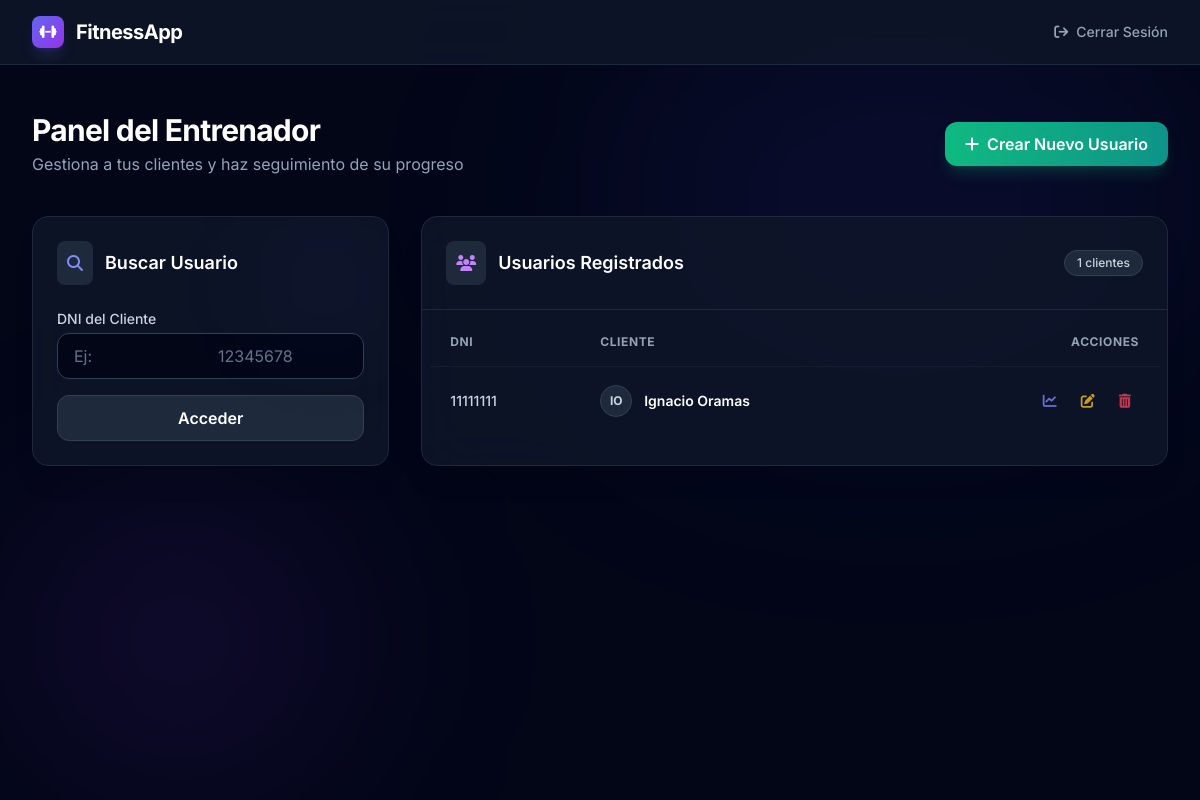
The app's page /dashboard_entrenador (signed in) with its own data.
### tables this page shows
CREATE TABLE Usuarios (
    id INTEGER PRIMARY KEY AUTOINCREMENT,
    dni TEXT UNIQUE NOT NULL,
    nombre TEXT NOT NULL,
    apellido TEXT NOT NULL,
    altura FLOAT NOT NULL,
    peso_inicial FLOAT NOT NULL,
    peso_ideal FLOAT,
    entrenador_id INTEGER,
    FOREIGN KEY (entrenador_id) REFERENCES Entrenador (id)
);

### index.py (the view)
@app.route('/dashboard_entrenador', methods=['GET', 'POST'])
def dashboard_entrenador():
    if 'user_id' not in session:
        return redirect('/login')
    form = AccesoUsuarioForm()
    usuarios = obtener_usuarios_entrenador(session['user_id'])
    if form.validate_on_submit():
        usuario = obtener_usuario_por_dni(form.dni.data)
        if usuario:
            return redirect(f'/dashboard_usuario/{usuario["dni"]}')
        flash('Usuario no encontrado', 'error')
    return render_template('dashboard_entrenador.html', form=form, usuarios=usuarios)

### index.py
class AccesoUsuarioForm(FlaskForm):
    dni = StringField('DNI del Usuario', validators=[DataRequired()])
    submit = SubmitField('Acceder')

### database.py (called while the page is built)
def get_db():
    conn = sqlite3.connect(DATABASE, timeout=20.0)
    conn.row_factory = sqlite3.Row
    return conn

def obtener_usuarios_entrenador(entrenador_id):
    conn = get_db()
    usuarios = conn.execute('SELECT * FROM Usuarios WHERE entrenador_id = ?', (entrenador_id,)).fetchall()
    conn.close()
    return usuarios

### templates/dashboard_entrenador.html (shortened to what this page needs)
<!DOCTYPE html>
<html lang="es">
<head>
    <script src="https://cdn.tailwindcss.com"></script>
    <link rel="stylesheet" href="https://cdnjs.cloudflare.com/ajax/libs/font-awesome/6.4.0/css/all.min.css">
</head>
<body class="bg-slate-950 text-slate-200 min-h-screen flex flex-col items-center">
    <nav class="w-full bg-slate-900/80 backdrop-blur-xl border-b border-slate-800 fixed top-0 z-50">
        <div class="max-w-7xl mx-auto px-4 sm:px-6 lg:px-8">
            <div class="flex items-center justify-between h-16">
                <div class="flex items-center gap-3">
                    <div
                        class="w-8 h-8 rounded-lg bg-gradient-to-br from-indigo-500 to-purple-600 flex items-center justify-center shadow-lg shadow-indigo-500/20">
                        <i class="fa-solid fa-dumbbell text-white text-sm"></i>
                    </div>
                    <span class="font-bold text-xl text-white tracking-tight">FitnessApp</span>
                </div>
                <div>
                    <a href="/logout"
                        class="text-sm font-medium text-slate-400 hover:text-white transition-colors flex items-center gap-2">
                        <i class="fa-solid fa-arrow-right-from-bracket"></i> Cerrar Sesión
                    </a>
                </div>
            </div>
        </div>
    </nav>
    <main class="w-full max-w-7xl mx-auto px-4 sm:px-6 lg:px-8 pt-28 pb-12 flex-1 relative">
        <div
            class="absolute top-0 right-0 w-[50%] h-[50%] rounded-full bg-indigo-600/10 blur-[120px] -z-10 pointer-events-none">
        </div>
        <div
            class="absolute bottom-0 left-0 w-[30%] h-[40%] rounded-full bg-purple-600/10 blur-[100px] -z-10 pointer-events-none">
        </div>
        <div class="flex flex-col md:flex-row justify-between items-start md:items-center mb-10 gap-4">
            <div>
                <h1 class="text-3xl font-bold text-white tracking-tight">Panel del Entrenador</h1>
                <p class="text-slate-400 mt-1">Gestiona a tus clientes y haz seguimiento de su progreso</p>
            </div>
            <a href="/crear_usuario"
                class="inline-flex items-center gap-2 px-5 py-2.5 bg-gradient-to-r from-emerald-500 to-teal-600 text-white font-semibold rounded-xl shadow-lg shadow-emerald-500/20 hover:shadow-emerald-500/40 hover:from-emerald-400 hover:to-teal-500 transition-all duration-200 focus:outline-none focus:ring-2 focus:ring-emerald-500 focus:ring-offset-2 focus:ring-offset-slate-900">
                <i class="fa-solid fa-plus"></i>
                Crear Nuevo Usuario
            </a>
        </div>
        <div class="grid grid-cols-1 lg:grid-cols-3 gap-8">
            <div class="lg:col-span-1">
                <div
                    class="bg-slate-900/80 backdrop-blur-xl border border-slate-800 rounded-2xl p-6 shadow-xl relative overflow-hidden group hover:border-indigo-500/30 transition-colors">
                    <div
                        class="absolute top-0 right-0 w-32 h-32 bg-indigo-500/5 rounded-full blur-[50px] group-hover:bg-indigo-500/10 transition-colors">
                    </div>
                    <div class="flex items-center gap-3 mb-6">
                        <div class="p-2.5 bg-slate-800 rounded-lg text-indigo-400">
                            <i class="fa-solid fa-magnifying-glass"></i>
                        </div>
                        <h2 class="text-lg font-semibold text-white">Buscar Usuario</h2>
                    </div>
                    <form method="POST" class="space-y-4">
                        <div class="space-y-1">
                            <label class="block text-sm font-medium text-slate-300">DNI del Cliente</label>
                            {{ form.dni(class="w-full px-4 py-2.5 bg-slate-950 border border-slate-700 rounded-xl
                            focus:outline-none focus:ring-2 focus:ring-indigo-500 focus:border-transparent
                            transition-all duration-200 text-slate-200 placeholder-slate-500", placeholder="Ej:
                            12345678") }}
                        </div>
                        {{ form.submit(class="w-full py-2.5 px-4 font-semibold text-white bg-slate-800 border
                        border-slate-700 hover:bg-slate-700 hover:border-slate-600 rounded-xl transition-all
                        duration-200 cursor-pointer text-center", value="Acceder") }}
                    </form>
                </div>
            </div>
            <div class="lg:col-span-2">
                <div
                    class="bg-slate-900/80 backdrop-blur-xl border border-slate-800 rounded-2xl shadow-xl overflow-hidden flex flex-col h-full">
                    <div class="p-6 border-b border-slate-800 flex items-center justify-between">
                        <div class="flex items-center gap-3">
                            <div class="p-2.5 bg-slate-800 rounded-lg text-purple-400">
                                <i class="fa-solid fa-users"></i>
                            </div>
                            <h2 class="text-lg font-semibold text-white">Usuarios Registrados</h2>
                        </div>
                        <span
                            class="px-3 py-1 bg-slate-800 text-xs font-medium text-slate-300 rounded-full border border-slate-700">{{
                            usuarios|length }} clientes</span>
                    </div>
                    <div class="overflow-x-auto flex-1 p-2">
                        {% if usuarios %}
                        <table class="w-full text-left border-collapse">
                            <thead>
                                <tr
                                    class="text-xs font-medium text-slate-400 uppercase tracking-wider border-b border-slate-800/50">
                                    <th class="px-5 py-4">DNI</th>
                                    <th class="px-5 py-4">Cliente</th>
                                    <th class="px-5 py-4 text-right">Acciones</th>
                                </tr>
                            </thead>
                            <tbody class="divide-y divide-slate-800/50">
                                {% for usuario in usuarios %}
                                <tr class="hover:bg-slate-800/30 transition-colors group">
                                    <td class="px-5 py-4 whitespace-nowrap text-sm text-slate-300 font-medium">
                                        {{ usuario.dni }}
                                    </td>
                                    <td class="px-5 py-4 whitespace-nowrap pb-4">
                                        <div class="flex items-center gap-3">
                                            <div
                                                class="w-8 h-8 rounded-full bg-slate-800 border border-slate-700 flex items-center justify-center text-xs font-bold text-slate-300">
                                                {{ usuario.nombre[0].upper() }}{{ usuario.apellido[0].upper() }}
                                            </div>
                                            <div>
                                                <div class="text-sm font-semibold text-white">{{ usuario.nombre }} {{
                                                    usuario.apellido }}</div>
                                            </div>
                                        </div>
                                    </td>
                                    <td class="px-5 py-4 whitespace-nowrap text-right text-sm">
                                        <div
                                            class="flex items-center justify-end gap-2 opacity-80 group-hover:opacity-100 transition-opacity">
                                            <a href="/dashboard_usuario/{{ usuario.dni }}"
                                                class="p-2 text-indigo-400 hover:text-indigo-300 hover:bg-slate-800 rounded-lg transition-all"
                                                title="Ver Progreso">
                                                <i class="fa-solid fa-chart-line"></i>
                                            </a>
                                            <a href="/editar_usuario/{{ usuario.id }}"
                                                class="p-2 text-amber-400 hover:text-amber-300 hover:bg-slate-800 rounded-lg transition-all"
                                                title="Editar">
                                                <i class="fa-solid fa-pen-to-square"></i>
                                            </a>
                                            <a href="/eliminar_usuario/{{ usuario.id }}"
                                                onclick="return confirm('¿Estás seguro de que deseas eliminar este usuario?');"
                                                class="p-2 text-rose-500 hover:text-rose-400 hover:bg-slate-800 rounded-lg transition-all"
                                                title="Eliminar">
                                                <i class="fa-solid fa-trash-can"></i>
                                            </a>
                                        </div>
                                    </td>
                                </tr>
                                {% endfor %}
                            </tbody>
                        </table>
                        {% endif %}
                    </div>
                </div>
            </div>
        </div>
    </main>
</body>
</html>

### templates/dashboard_entrenador.html (style rules this page uses)
body { font-family: 'Inter', sans-serif; }

### records on screen
Usuarios: dni "11111111", nombre "I", apellido "O", nombre "Ignacio", apellido "Oramas"

### other values on screen
{{ usuarios|length }} "1"
